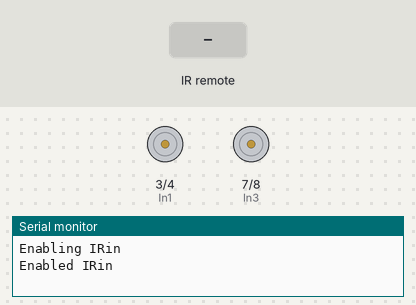
Recording of a sketch running on a simulated Arduino Uno, built with avr-gcc and run on an emulated ATmega328P. Shown: motor-driver pin pairs drawn as motors (green arrow = first pin HIGH = forward, orange = second pin HIGH = backward, longer = more drive), the last lines printed to the serial monitor. The inputs (shaded band) are chosen by the test bench.

Above: at 1.2 s.
1.3 s: infrared code 0xC0662CD3 received
At 1.7 s:
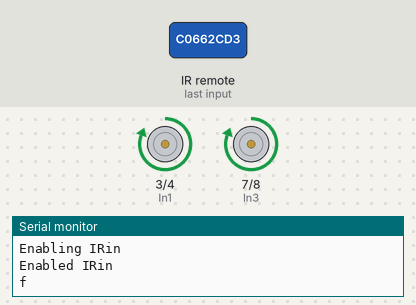
3.3 s: infrared code 0xC066AC53 received
At 3.7 s:
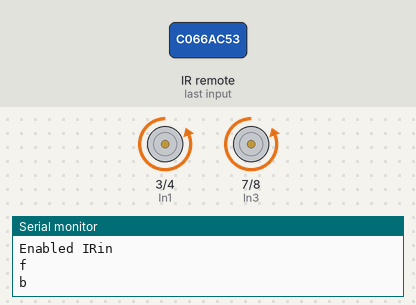
5.3 s: infrared code 0xC0666C93 received
At 5.7 s:
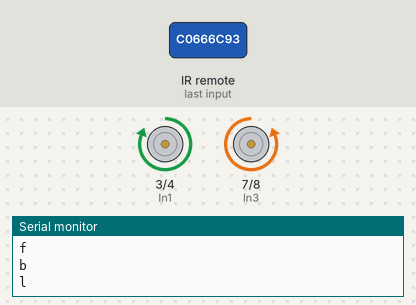
7.3 s: infrared code 0xC066EC13 received
At 7.7 s:
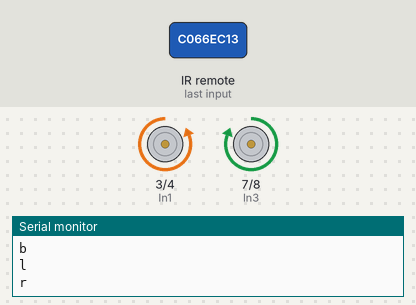
Timing chart, 0 to 10.3 s (numbered marks = the images above; inputs shaded):
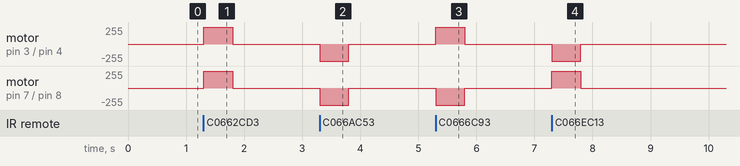

Measured:
- after the input at 1.3 s, motor on pin 3 (In1) / pin 4 (In2), motor on pin 7 (In3) / pin 8 (In4): stopped → forward 255/255 at once, → stopped 0.50 s later
- after the input at 3.3 s, motor on pin 3 (In1) / pin 4 (In2), motor on pin 7 (In3) / pin 8 (In4): stopped → backward 255/255 at once, → stopped 0.50 s later
- after the input at 5.3 s, motor on pin 3 (In1) / pin 4 (In2): stopped → forward 255/255 at once, → stopped 0.50 s later; motor on pin 7 (In3) / pin 8 (In4): stopped → backward 255/255 at once, → stopped 0.50 s later
- after the input at 7.3 s, motor on pin 3 (In1) / pin 4 (In2): stopped → backward 255/255 at once, → stopped 0.50 s later; motor on pin 7 (In3) / pin 8 (In4): stopped → forward 255/255 at once, → stopped 0.50 s later

The sketch:

IR_control_car.ino
```cpp
#include <IRremote.h>
const int In1 = 3;
const int In2 = 4;
const int In3 = 7;
const int In4 = 8;
int RECV_PIN = 16;
IRrecv irrecv(RECV_PIN);
decode_results results;
int cur_dir=0;

void setup(){
  pinMode(In1, OUTPUT);
  pinMode(In2, OUTPUT);
  pinMode(In3, OUTPUT);
  pinMode(In4, OUTPUT);
   Serial.begin(9600);
   Serial.println("Enabling IRin");
  irrecv.enableIRIn(); // Start the receiver
  Serial.println("Enabled IRin");
  mstop();
}
void loop(){
 if (irrecv.decode(&results)) {
      switch(results.value){
        case 3227921619:mfront();break;
        case 3227954259:mback();break;
        case 3227937939:le();break;
        case 3227970579:ri();break;
        case 4294967295:keep();break;
        }
//    Serial.println(results.value);
    irrecv.resume(); // Receive the next value
  }
}
void mstop(){
  digitalWrite(In1, LOW);
  digitalWrite(In2, LOW);
  digitalWrite(In3, LOW);
  digitalWrite(In4, LOW);

}
void mfront(){
  Serial.println("f");
  digitalWrite(In1, HIGH);
  digitalWrite(In2, LOW);
  digitalWrite(In3, HIGH);
  digitalWrite(In4, LOW);
  cur_dir=1;
  delay(500);
  mstop();
}
void mback(){
  Serial.println("b");
  digitalWrite(In1, LOW);
  digitalWrite(In2, HIGH);
  digitalWrite(In3, LOW);
  digitalWrite(In4, HIGH);
  cur_dir=2;
  delay(500);
  mstop();
}
void le(){
  Serial.println("l");
  digitalWrite(In1, HIGH);
  digitalWrite(In2, LOW);
  digitalWrite(In3, LOW);
  digitalWrite(In4, HIGH);
  cur_dir=3;
  delay(500);
  mstop();
}
void ri(){
  Serial.println("r");
  digitalWrite(In1, LOW);
  digitalWrite(In2, HIGH);
  digitalWrite(In3, HIGH);
  digitalWrite(In4, LOW);
  cur_dir=4;
  delay(500);
  mstop();
}

void keep()
{
  Serial.print("keep");
  Serial.println(cur_dir);
  switch(cur_dir){
        case 1:mfront();break;
        case 2:mback();break;
        case 3:le();break;
        case 4:ri();break;
        }
}
```
